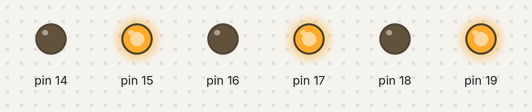
The sketch below on a simulated Arduino Uno, built with avr-gcc and run on an emulated ATmega328P. Shown: output pins drawn as LEDs (lit = HIGH). What the sketch prints to the serial monitor is not drawn.

Above: at 0.1 s.
Timing chart, 0 to 1.6 s (numbered marks = the images above):
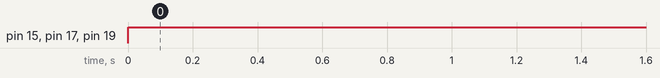

The sketch:

Ex._6.1.ino
```cpp
#include <avr/io.h>
#include <util/delay.h>

int main(void)
{
  DDRC = 0b11111111;
  Serial.begin(2000000);
  int x = 0b11110000;
  int y = 0b00000000;
  PORTC = 0b10101010;

  while(1)
  {
    int result1 = x || PORTC;
    Serial.println(result1, BIN);
    _delay_ms(5000);

    int result2 = x && PORTC;
    Serial.println(result2, BIN);
    _delay_ms(5000);

    int result3 = y && PORTC;
    Serial.println(result3, BIN);
    _delay_ms(5000);

    int result4 = !(PORTC);
    Serial.println(result4, BIN);
    _delay_ms(5000);

     int result5 = !(y);
    Serial.println(result5, BIN);
    _delay_ms(5000);
  }
}
```

Measured:
- by itself, pin 15, pin 17, pin 19: LOW → HIGH at 0.00 s
